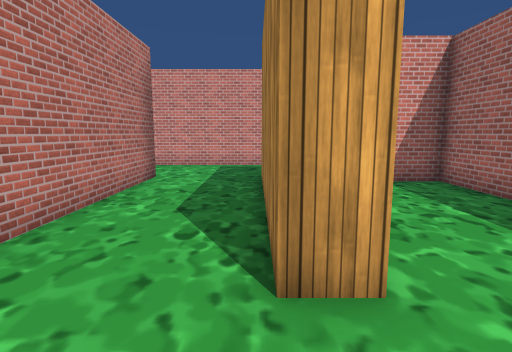
view 1 (above)

24 first-person views from a walk through a 3-D level made in the Unity game engine. The camera is 1.5 m above the floor, tilts 8° down and sees 80° across. The floor is counted in squares, 1 m on a side. Each view is taken from the middle of a square. On the plan, view 1 faces up. The plan holds only what a view shows up to about 15 squares ahead; the rest is blank. The place goes on beyond the plan. The player is left out. Some surface patterns are stand-ins.

view 2
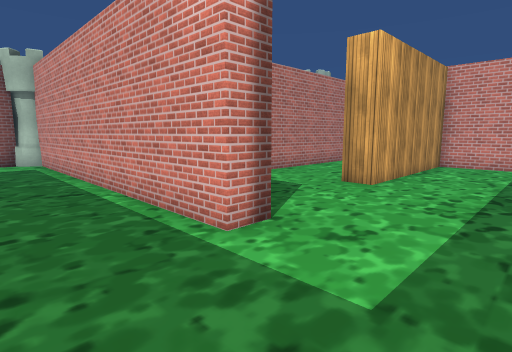

view 3
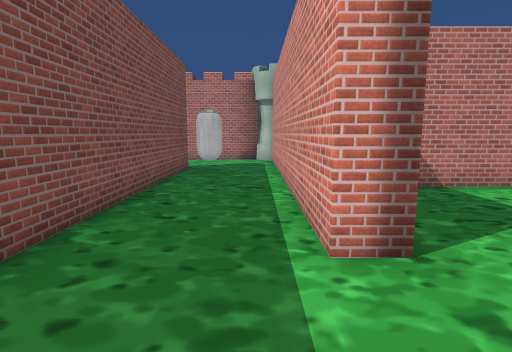

view 4
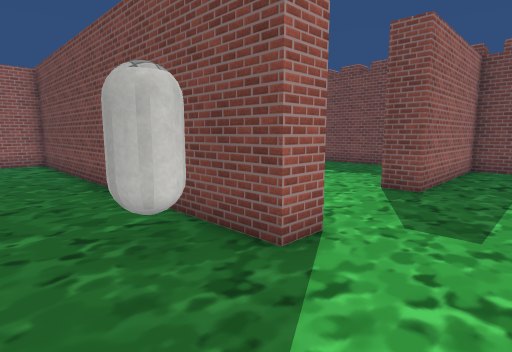

view 5
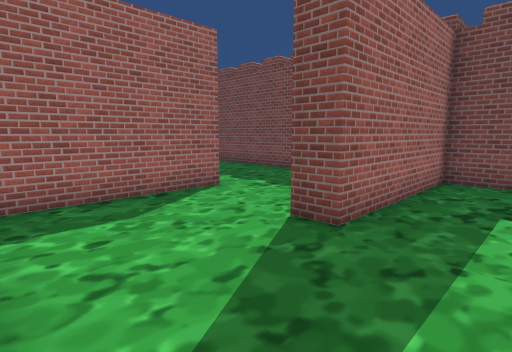

view 6
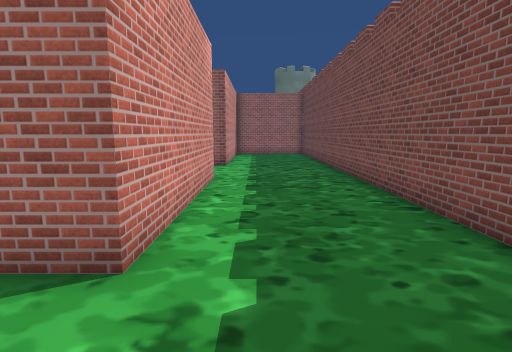

view 7
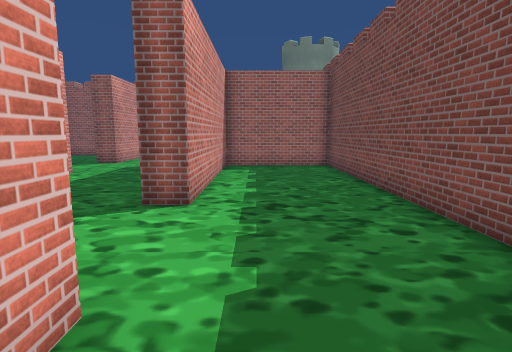

view 8
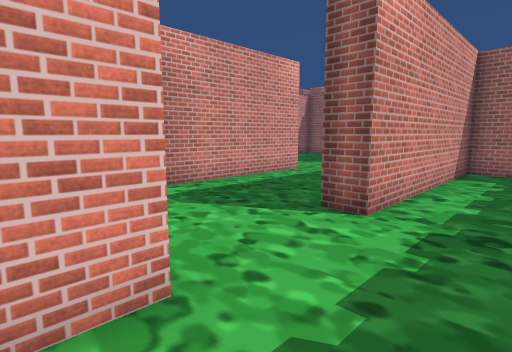

view 9
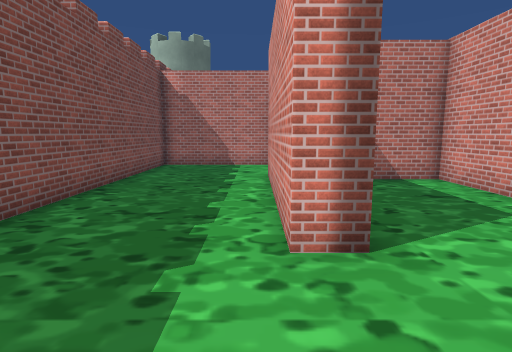

view 10
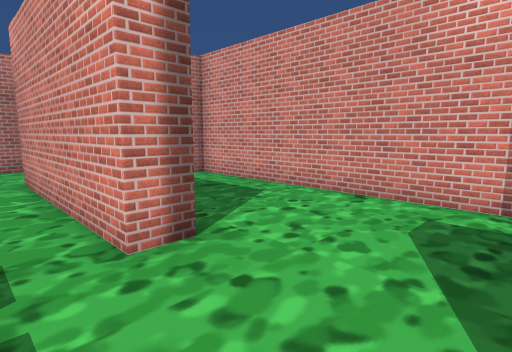

view 11
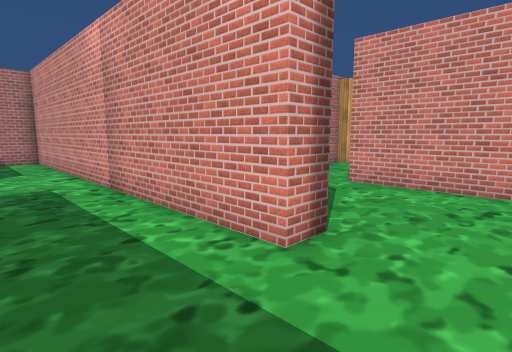

view 12
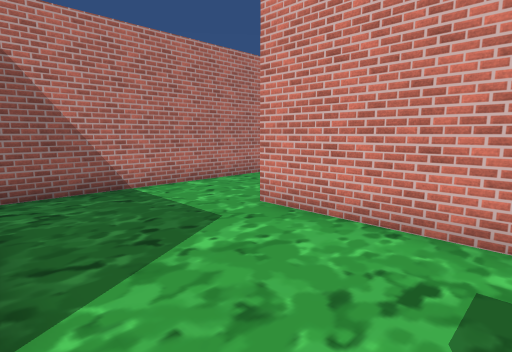

view 13
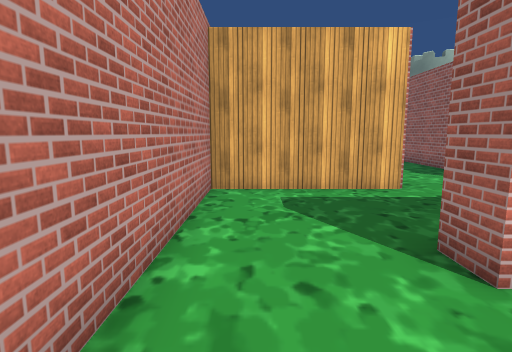

view 14
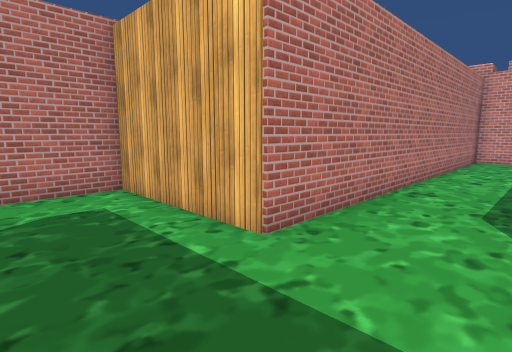

view 15
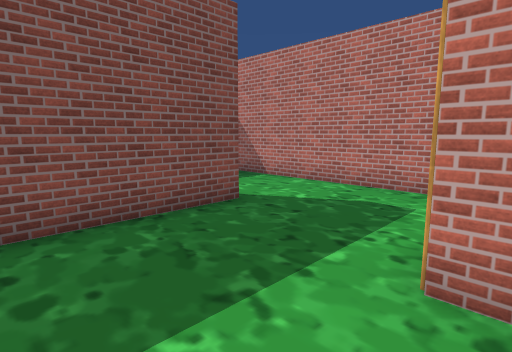

view 16
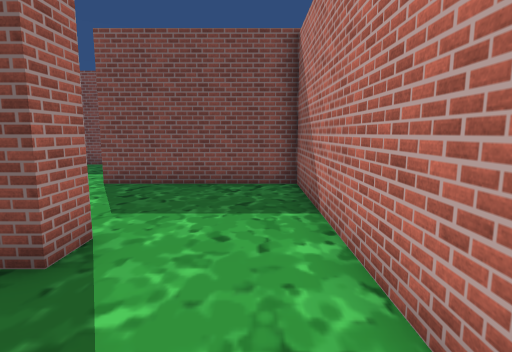

view 17
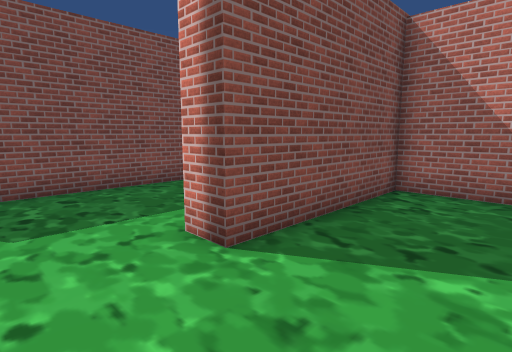

view 18
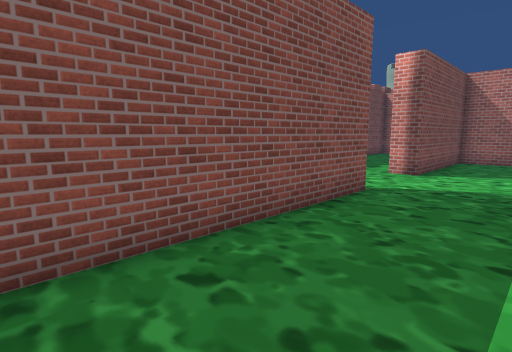

view 19
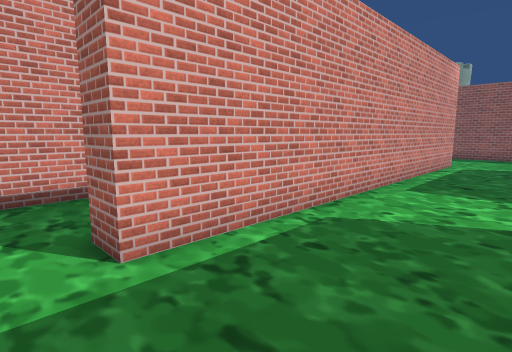

view 20
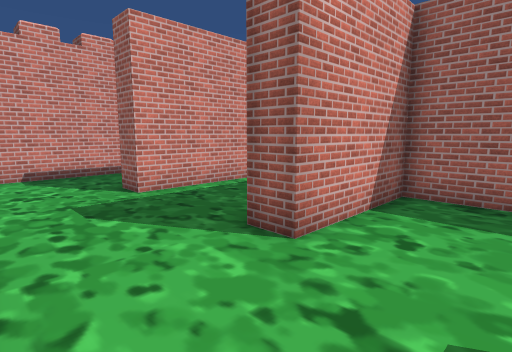

view 21
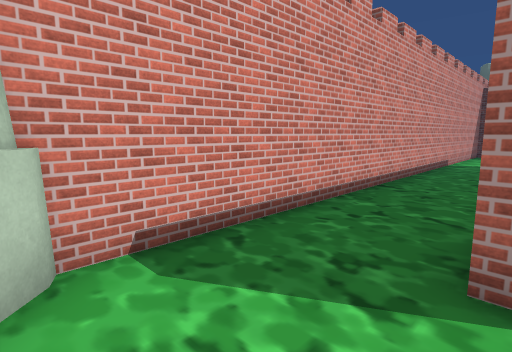

view 22
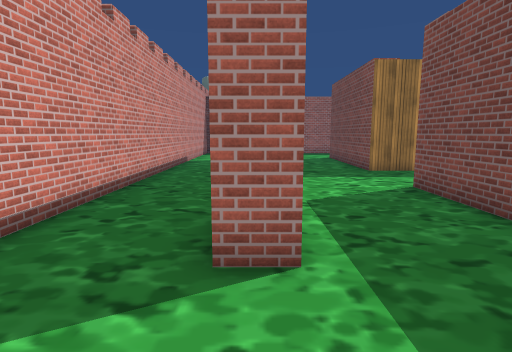

view 23
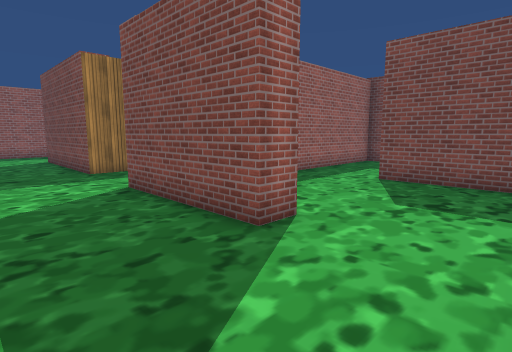

view 24
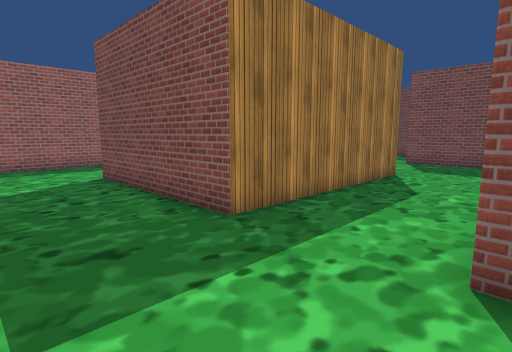

### Floor plan
Points are (right, up) in squares from view 1. A wall is a line through its corners. A room is listed if a view was taken in it or the views show most of it. See-through windows are left out.
Room 1 (views 1, 2, 3, 4, 5, 6, 7, 8, 9, 10, 11, 12, 13, 14, 15, 16, 17, 18, 19, 20, 21, 22, 23, 24)
walls: (-1.8, -2.1) (1.5, -2.1) (1.5, -3.1) (-11.4, -3.1); (-4.5, 0) (-4.5, 4.1); (5.8, 6.8) (5.8, 9.6) (1.2, 9.6) (1.2, 2.6) (0.2, 2.6) (0.2, 10.6) (6.9, 10.6); (-4.5, 7.5) (-4.5, 9.6) (-8.7, 9.6) (-8.7, 10.6) (-3.5, 10.6) (-3.5, 0.5); (-8.6, -8.1) (-8.6, -7) (5.8, -7) (5.8, -5.4); (-11.2, 4.1) (-7.8, 4.1); (11, 9) (11, 12.8); (14.8, -2.2) (10.3, -2.2) (10.3, -1.2) (14.7, -1.2); (6.1, 14.5) (-8.7, 14.5) (-8.7, 15.5); (-7.5, -13) (-7.5, -18.4) (15.3, -18.4) (15.3, -13.6) (7.3, -13.6) (7.3, -12.6) (15.5, -12.6); (5.8, 18.7) (-11.6, 18.7); (-10.1, -18.4) (-8.6, -18.4) (-8.6, -12.4) (-7.5, -12.4); (13.4, 18.7) (12, 18.7) (12, 3.2) (6.8, 3.2) (6.8, -7) (12.6, -7) (12.6, -8) (-2.9, -8) (-2.9, -12.6) (3.3, -12.6) (3.3, -13.6) (-3.9, -13.6) (-3.9, -8.5)
objects: turret (-12, -4) to (-12, -3); other object (-12, 18); capsule (-7, -6) to (-7, -5)

Where each view was taken, in squares from view 1:
view 1: 0 up, 0 right, facing up
view 2: 6 down, 5 right, facing up-left
view 3: 4 down, 5 right, facing left
view 4: 4 down, 11 left, facing down-right
view 5: 8 down, 11 left, facing down-right
view 6: 15 down, 7 left, facing right
view 7: 15 down, 1 right, facing right
view 8: 16 down, 2 right, facing up-right
view 9: 14 down, 7 right, facing left
view 10: 15 down, 7 right, facing up-left
view 11: 11 down, 15 right, facing up-left
view 12: 7 down, 15 right, facing up-left
view 13: 5 down, 8 right, facing up
view 14: 0 up, 15 right, facing up-left
view 15: 4 up, 15 right, facing down-left
view 16: 2 up, 8 right, facing down
view 17: 4 down, 15 right, facing down-left
view 18: 9 down, 15 right, facing down-left
view 19: 11 up, 10 left, facing up-right
view 20: 7 up, 12 left, facing up-right
view 21: 15 up, 12 left, facing up-right
view 22: 15 up, 12 left, facing right
view 23: 14 up, 12 left, facing down-right
view 24: 14 up, 4 left, facing down-right
